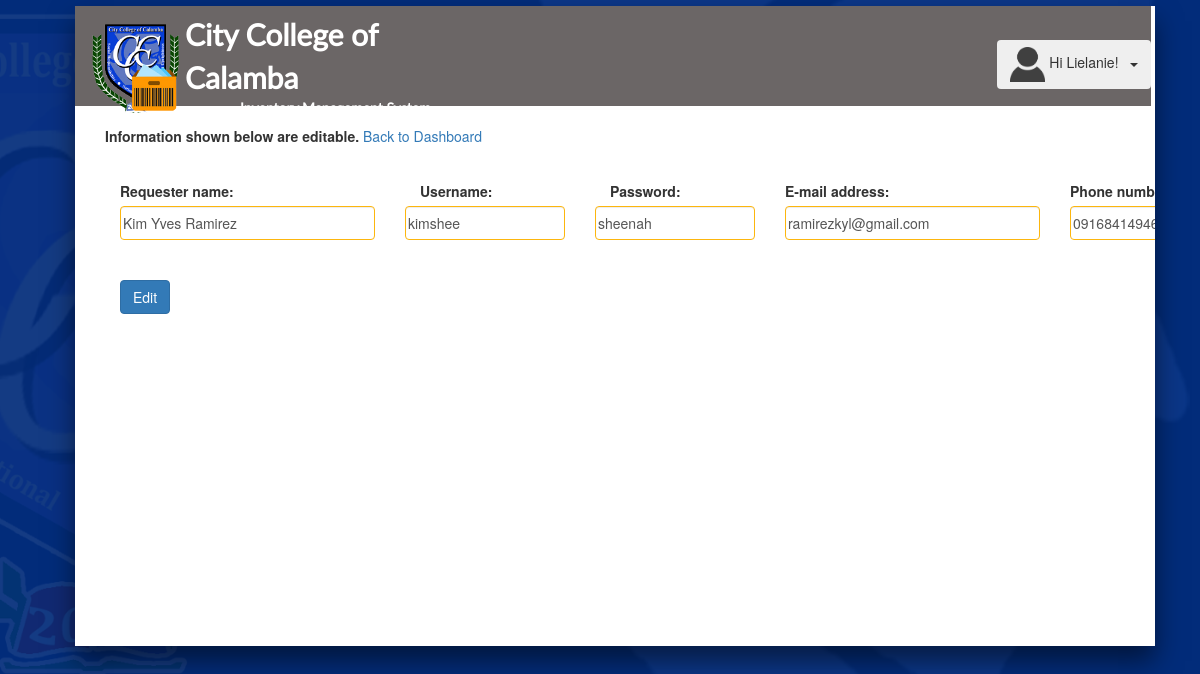
/editinfo.php?id=1 (signed in), run on the app's committed database.
### tables this page shows
CREATE TABLE `personincharge` (
  `id` int(20) NOT NULL,
  `name` varchar(50) NOT NULL,
  `position` varchar(50) NOT NULL,
  `dept` varchar(50) NOT NULL,
  `idnum` varchar(20) NOT NULL,
  `username` varchar(50) NOT NULL,
  `password` varchar(50) NOT NULL,
  `email` varchar(100) NOT NULL,
  `cpnum` varchar(30) NOT NULL
);

### editinfo.php (the view, shortened to what this page needs)
<?php
	include 'header3.php';
	$id = $_GET['id'];
	$getinfo = mysqli_query($conn, "SELECT * FROM personincharge WHERE id = '$id'");
	$getinforow = mysqli_fetch_array($getinfo);
?>
<br>
<div class="container">
<b>Information shown below are editable.</b> <a href="dashboard.php?done=">Back to Dashboard</a>
	<br><br>
<form action="<?php echo $_SERVER['PHP_SELF'].'?id='.$getinforow['id']; ?>" method="POST">
	<div class="form-group">
	<div class="col-sm-3">
	<label for="name" class="control-label col-sm-14">Requester name:</label>
	<input class="form-control" type="text" name="name" required autocomplete="off" value="<?php echo $getinforow['name']; ?>"><br><br>
	</div>
	</div>
	<div class="form-group">
	<div class="col-sm-2">
	<label for="username" class="control-label col-sm-8">Username:</label>
	<input class="form-control" type="text" name="username" required autocomplete="off" value="<?php echo $getinforow['username']; ?>"><br><br>
	</div>
	</div>
	<div class="form-group">
	<div class="col-sm-2">
	<label for="password" class="control-label col-sm-8">Password:</label>
	<input class="form-control" type="text" name="password" required autocomplete="off" value="<?php echo $getinforow['password']; ?>"><br><br>
	</div>
	</div>
	<div class="form-group">
	<div class="col-sm-3">
	<label for="email" class="control-label col-sm-14">E-mail address:</label>
	<input class="form-control" type="text" name="email" required autocomplete="off" value="<?php echo $getinforow['email']; ?>"><br><br>
	</div>
	</div>
	<div class="form-group">
	<div class="col-sm-2">
	<label for="cpnum" class="control-label col-sm-14">Phone number:</label>
	<input class="form-control" type="text" name="cpnum" required autocomplete="off" value="<?php echo $getinforow['cpnum']; ?>"><br><br>
	</div>
	</div>
	<div class="form-group">
	<div class="col-sm-3">
	<input type="submit" value="Edit" class="btn btn-primary">
	</div>
	</div>
</form>
</div>
</body>
</html>

### header3.php (style rules this page uses)
body { margin: -14px 0px; padding: 0px 0px; background-image: url('assetpics/wm_bg.png'); background-size: cover; font-size: 14px; }
input[type=text], input[type=password] { border: 1px solid #fcb60e; padding: 5px 2px; }

### data on the page
personincharge: name "Kim Yves Ramirez", username "kimshee", password "sheenah", email "ramirezkyl@gmail.com", cpnum "09168414946"

### other printed values
$nameexplode[0] "Lielanie"
